Frame 1 (no input): blank canvas, image omitted
Frame 60 (no input): blank canvas, image omitted
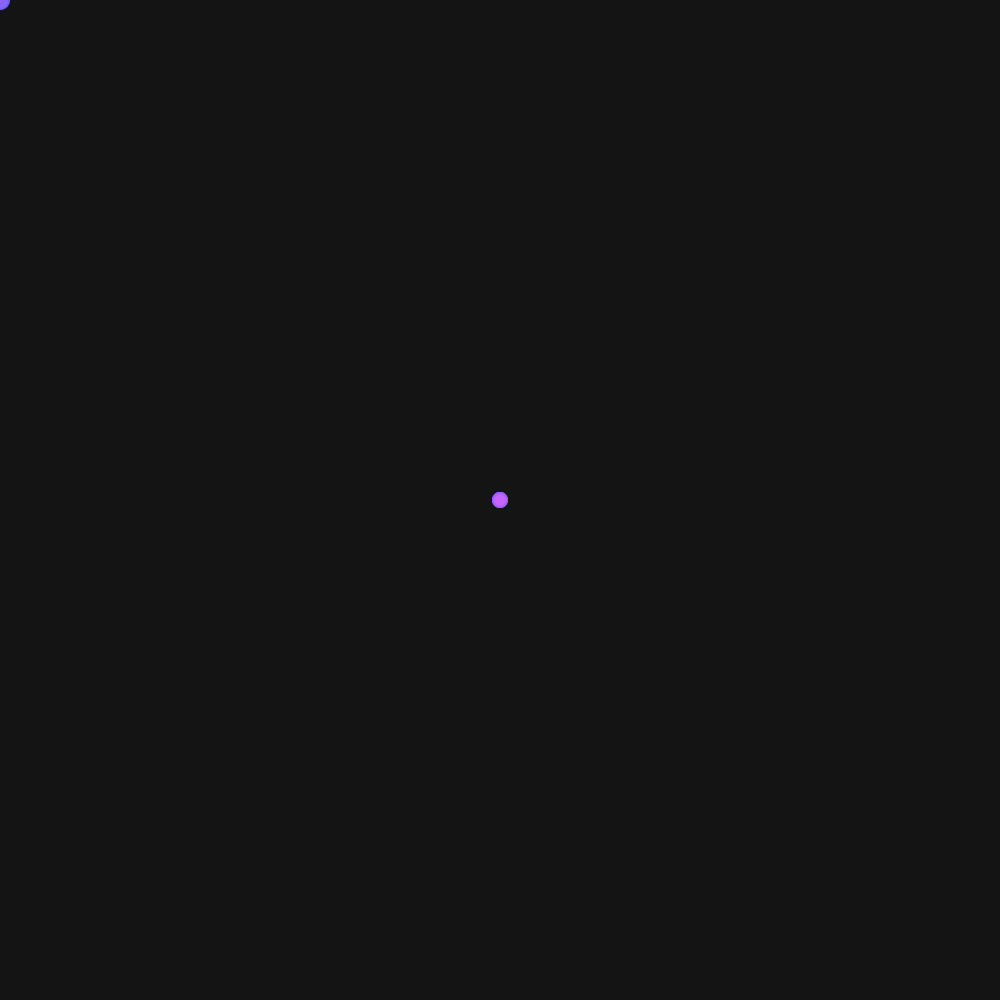
Frame 120 (the mouse pressed at the canvas centre since frame 60)

The p5.js sketch whose frames 1 and 60 were blank and that drew this single picture after the mouse press (run headless with seeded random() and noise() and a simulated clock; from frame 60 on, the mouse is pressed at the canvas centre):

// p5.js sketch
// ── sketch.js
let trail = [];

function setup() {
  createCanvas(1000, 1000);
  background(20);
  noStroke();
}

function draw() {
  background(20, 30); // Fading background effect

  // Add current mouse position to trail
  trail.push({ x: mouseX, y: mouseY, alpha: 255 });

  // Limit trail length
  if (trail.length > 100) {
    trail.splice(0, 1); // Remove the oldest point
  }

  // Draws trail
  for (let i = 0; i < trail.length; i++) {
    let p = trail[i];
    fill(100 + i, 100, 255, p.alpha); // Vary color and keep fading
    ellipse(p.x, p.y, 20 - i * 0.1); // Shrinking size for depth
    p.alpha -= 2; // Slowly fade out
  }
}
